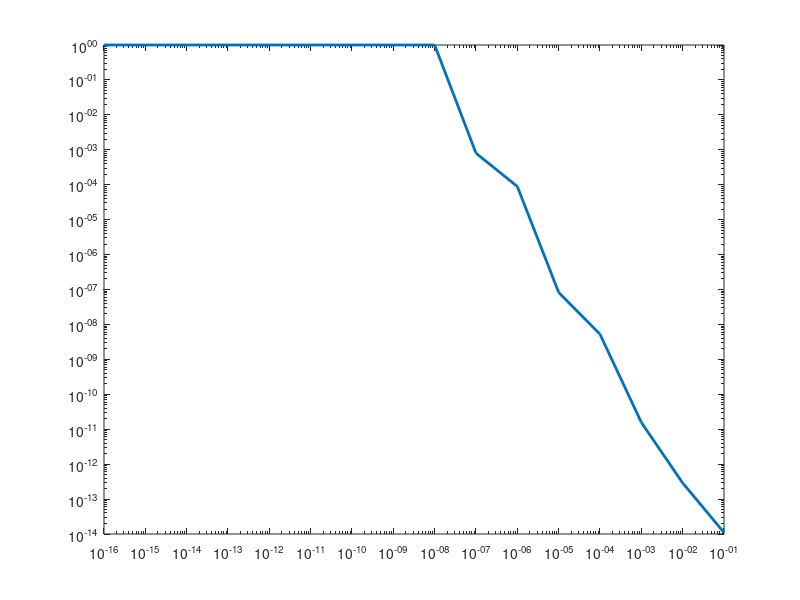
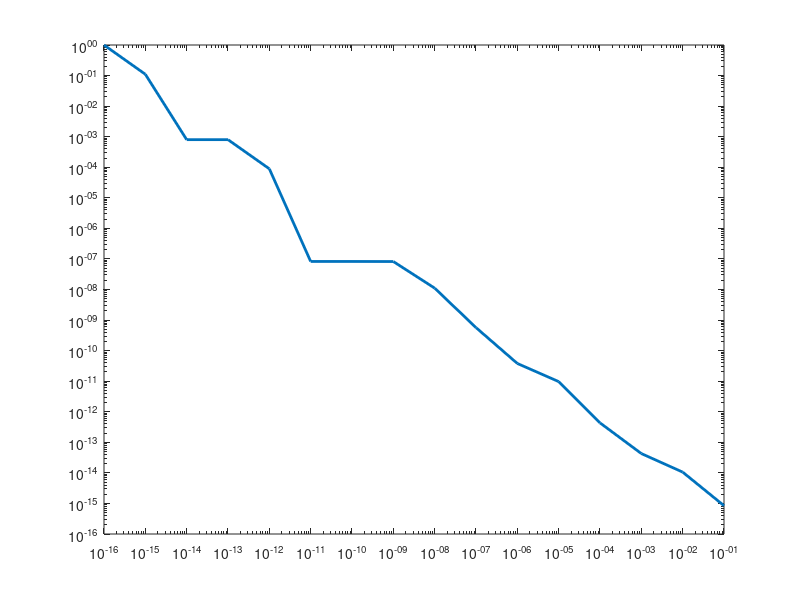
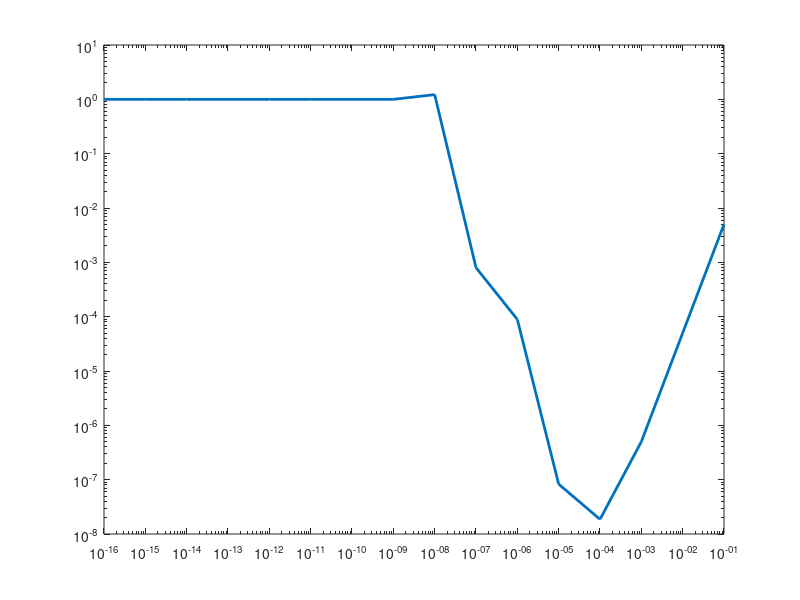
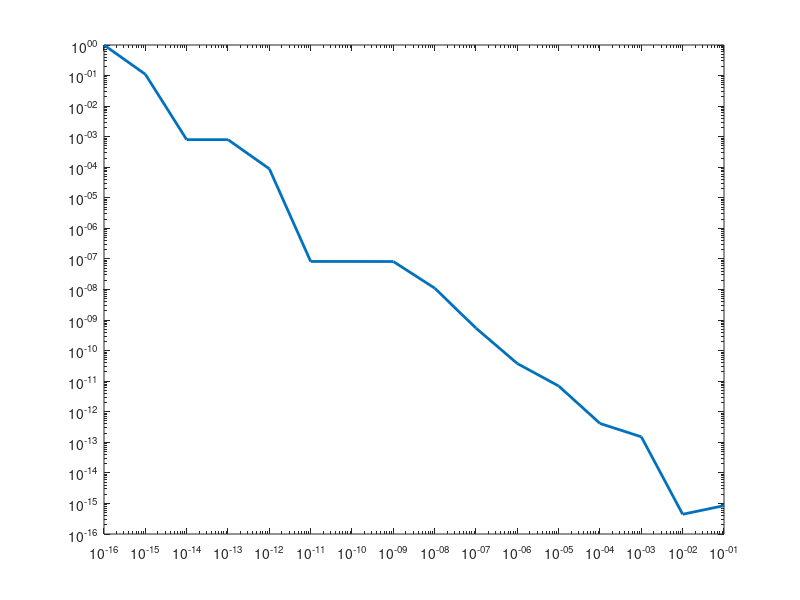

MATLAB code for these plots, in order:

format long e
n = 1:16;
x = 10.^-n;

f1_x = (1-cos(x))./x.^2
f1_ex = 2*sin(x/2).^2./x.^2;

er1 = abs(f1_x-f1_ex)./abs(f1_ex);

[x' f1_x' er1']
figure
loglog(x,er1,'linewidth',2)

clear all
close all
clc
format long e

n = 1:16;
x = 10.^(-n);
f2_x = (exp(x)-1)./x;
f2_ex = 0;
for i = 1:16
    f2_ex = f2_ex+x.^(i-1)/factorial(i);
end    
er2 = abs(f2_x-f2_ex)./abs(f2_ex);
[x' f2_x' er2']
figure
loglog(x,er2,'linewidth',2)

clear all 
close all 
clc 
format long e

n = 1:16;
x = 10.^(-n);

f3_x = (1-sqrt(1-x.^2));
f3_ex = x.^2./(1+sqrt(1+x.^2));

er3 = abs(f3_x-f3_ex)./abs(f3_ex)

[x' f3_x' f3_ex']
figure
loglog(x,er3,'linewidth',2)

clear all 
close all 
clc 
format long e

n = 1:16;
x = 10.^(-n)

f4_x = ((x+1).^2-1)./x;
f4_ex = x+2

er4 = abs(f4_x-f4_ex)./abs(f4_ex)

[x' f4_x' f4_ex']
figure
loglog(x,er4,'linewidth',2)
